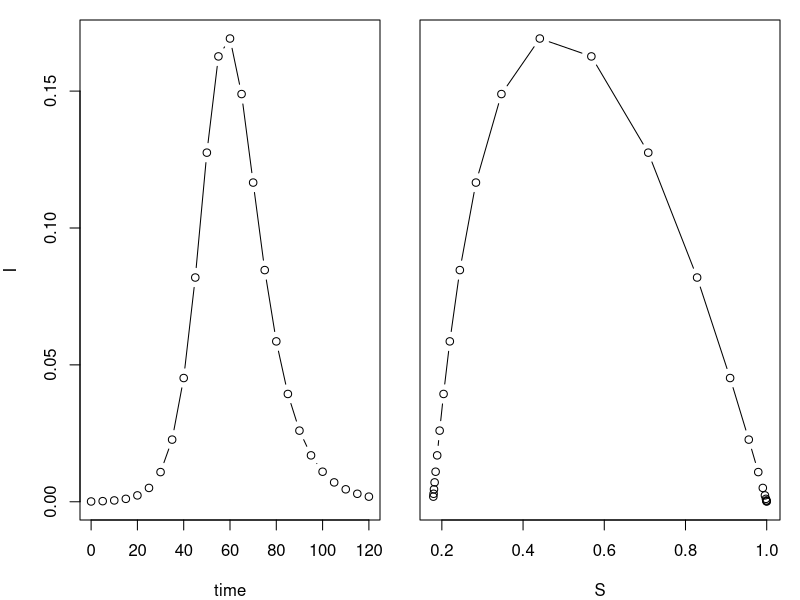
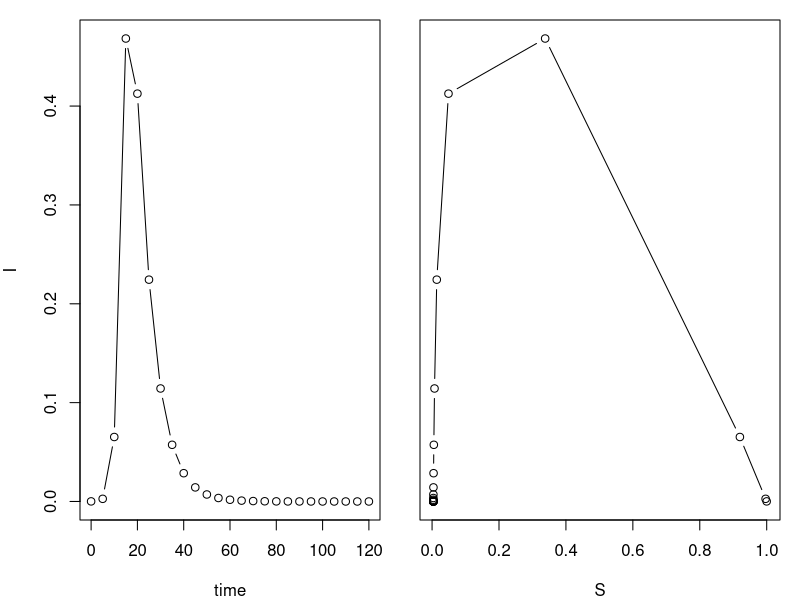
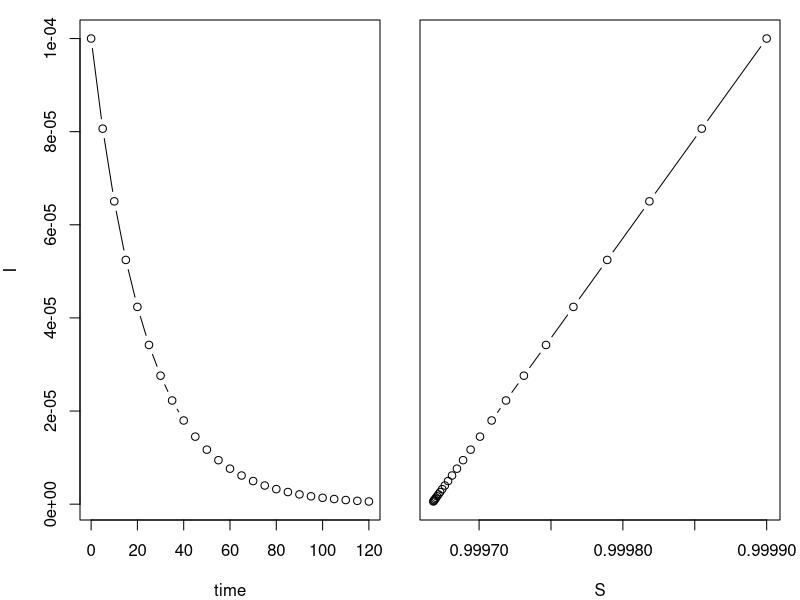
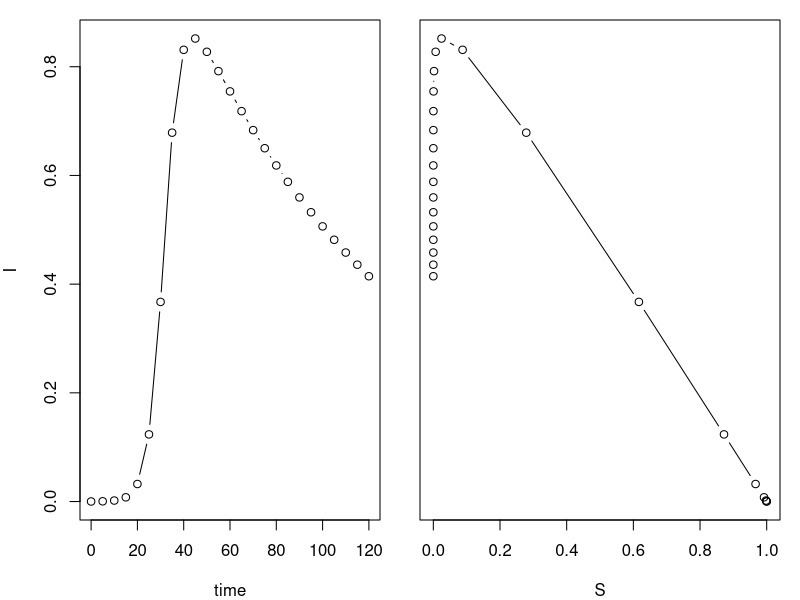
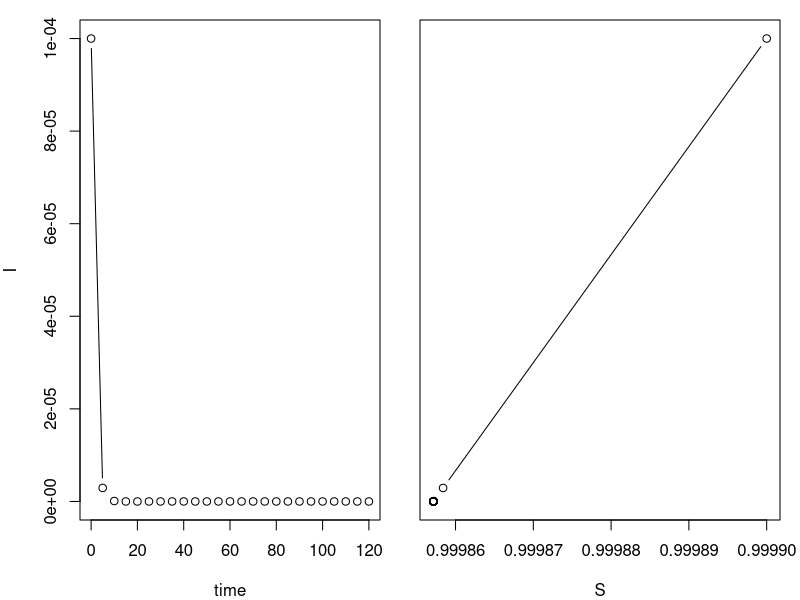
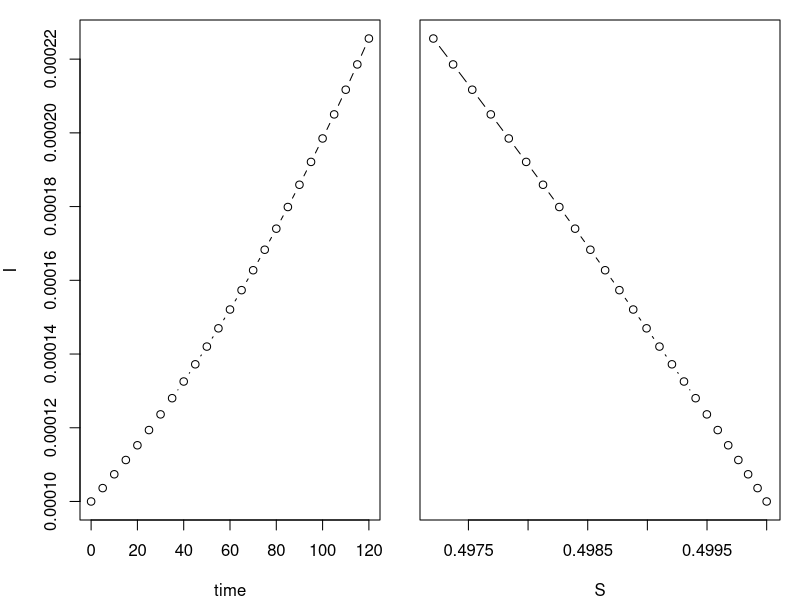
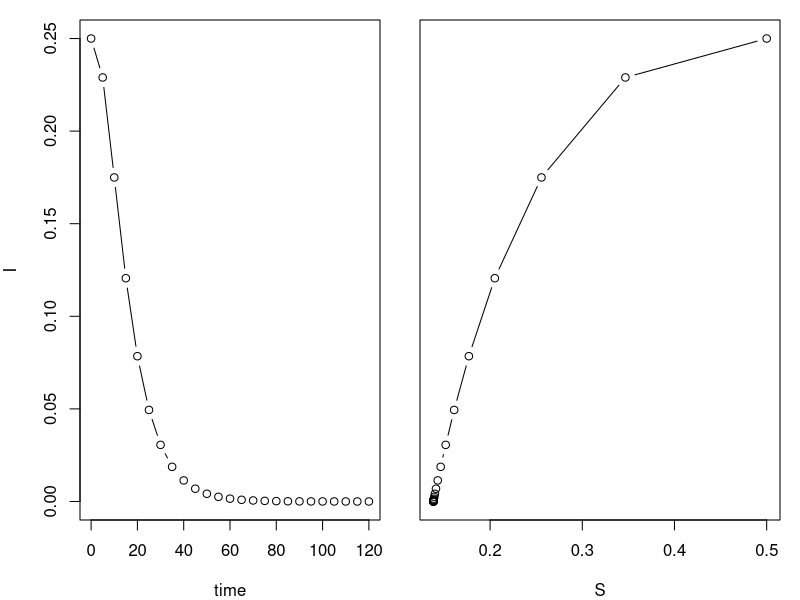
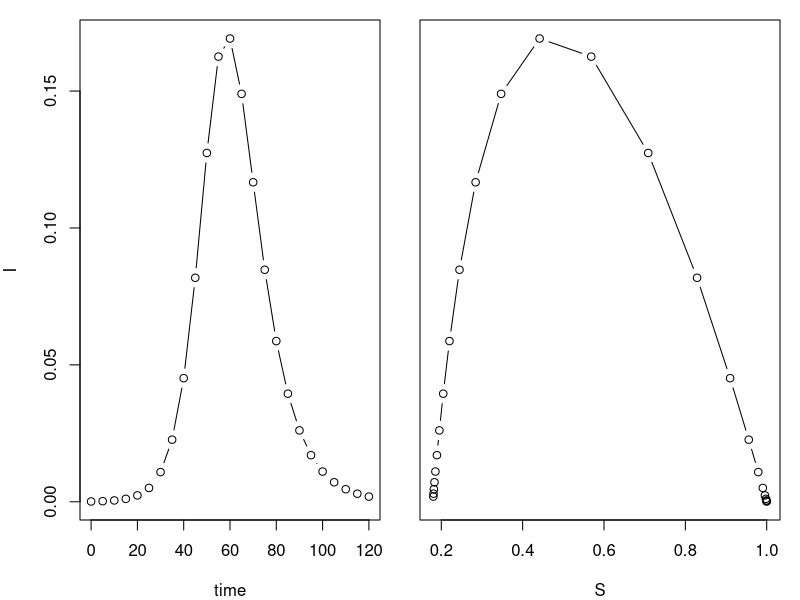

These figures' R source, in order:
#Julia Frederick
#15MAY2019
#ECOL 8540 - Day 3 Part 2
#Modeling Infectious Diseases

### R code from vignette source 'deterministic-models.rnw'
### Encoding: UTF-8
install.packages("deSolve")
require(deSolve)
library(deSolve)

sir.model.closed <- function(t,x,params){
  S <- x[1]
  I <- x[2]
  R <- x[3]
  with(
    as.list(params), 
    {
      dS <- -beta*S*I
      dI <- beta*S*I-gamma*I
      dR <- gamma*I
      dx <- c(dS,dI,dR)
      list(dx)})}

times <- seq(0,120,by=5)
params <- c(beta=0.3, gamma=1/7)
xstart <- c(S=9999/10000,I=1/10000,R=0)


out <- as.data.frame(ode(xstart, times, sir.model.closed, params))

op <- par(fig=c(0,0.5,0,1),mar=c(4,4,1,1))
plot(I~time, data=out, type='b')
par(fig=c(0.5,1,0,1),mar=c(4,1,1,1), new=T)
plot(I~S, data=out, type='b',yaxt='n', xlab='S')
par(op)

####Exercise 1 - Dynamics of the system for diff beta and gamma
#with increasing beta the infection over time occurs quicker and dies out faster
params <- c(beta=0.8, gamma=1/7)
out <- as.data.frame(ode(xstart, times, sir.model.closed, params))
op <- par(fig=c(0,0.5,0,1),mar=c(4,4,1,1))
plot(I~time, data=out, type='b')
par(fig=c(0.5,1,0,1),mar=c(4,1,1,1), new=T)
plot(I~S, data=out, type='b',yaxt='n', xlab='S')
par(op)
#with decreasing beta the infection over time is slower to establish, if it does
params <- c(beta=0.1, gamma=1/7)
out <- as.data.frame(ode(xstart, times, sir.model.closed, params))
op <- par(fig=c(0,0.5,0,1),mar=c(4,4,1,1))
plot(I~time, data=out, type='b')
par(fig=c(0.5,1,0,1),mar=c(4,1,1,1), new=T)
plot(I~S, data=out, type='b',yaxt='n', xlab='S')
par(op)
#with decreasing gamma the infection has a slower recovery phase
params <- c(beta=0.3, gamma=1/100)
out <- as.data.frame(ode(xstart, times, sir.model.closed, params))
op <- par(fig=c(0,0.5,0,1),mar=c(4,4,1,1))
plot(I~time, data=out, type='b')
par(fig=c(0.5,1,0,1),mar=c(4,1,1,1), new=T)
plot(I~S, data=out, type='b',yaxt='n', xlab='S')
par(op)
#with increasing gamma the infection has a quicker recovery phase
params <- c(beta=0.3, gamma=1/1)
out <- as.data.frame(ode(xstart, times, sir.model.closed, params))
op <- par(fig=c(0,0.5,0,1),mar=c(4,4,1,1))
plot(I~time, data=out, type='b')
par(fig=c(0.5,1,0,1),mar=c(4,1,1,1), new=T)
plot(I~S, data=out, type='b',yaxt='n', xlab='S')
par(op)

####Exercise 2- dynamics of the system for different initial conditions? Pre-existing immunity?
#Half of the population is immune creates a slow in the system for infection
times <- seq(0,120,by=5)
params <- c(beta=0.3, gamma=1/7)
xstart <- c(S=5000/10000,I=1/10000,R=4999/10000)

out <- as.data.frame(ode(xstart, times, sir.model.closed, params))

op <- par(fig=c(0,0.5,0,1),mar=c(4,4,1,1))
plot(I~time, data=out, type='b')
par(fig=c(0.5,1,0,1),mar=c(4,1,1,1), new=T)
plot(I~S, data=out, type='b',yaxt='n', xlab='S')
par(op)

#If a quarter of the population is infected, another quarter is immune than the infection doesn't
#invade the population
xstart <- c(S=5000/10000,I=2500/10000,R=2500/10000)

out <- as.data.frame(ode(xstart, times, sir.model.closed, params))

op <- par(fig=c(0,0.5,0,1),mar=c(4,4,1,1))
plot(I~time, data=out, type='b')
par(fig=c(0.5,1,0,1),mar=c(4,1,1,1), new=T)
plot(I~S, data=out, type='b',yaxt='n', xlab='S')
par(op)

####Exercise 3 - Modify the codes given to study the dynamics of a demographically open SIR model
#In an open model the infection doesn't die out but goes to epidemic equilibrium 
sir.model.open <- function(t,x,params){
  S <- x[1]
  I <- x[2]
  R <- x[3]
  with(
    as.list(params), 
    {
      dS <- b-beta*S*I-u*S
      dI <- beta*S*I-gamma*I-u*I
      dR <- gamma*I-u*R
      dx <- c(dS,dI,dR)
      list(dx)})}

times <- seq(0,120,by=5)
params <- c(beta=0.3, gamma=1/7, b=1/(75*365), u=1/(75*365))
xstart <- c(S=9999/10000,I=1/10000,R=0)


out <- as.data.frame(ode(xstart, times, sir.model.open, params))

op <- par(fig=c(0,0.5,0,1),mar=c(4,4,1,1))
plot(I~time, data=out, type='b')
par(fig=c(0.5,1,0,1),mar=c(4,1,1,1), new=T)
plot(I~S, data=out, type='b',yaxt='n', xlab='S')
par(op)

####Exercise 4 - Modify the code for SEIR model
sir.model.seir <- function(t,x,params){
  S <- x[1]
  E <- x[2]
  I <- x[3]
  R <- x[4]
  with(
    as.list(params), 
    {
      dS <- -beta*S*I
      dE <- beta*S*I-rho*E
      dI <- rho*E-gamma*I
      dR <- gamma*I
      dx <- c(dS,dE,dI,dR)
      list(dx)})}

times <- seq(0,120,by=5)
params <- c(beta=0.3, gamma=1/7, rho=1/2)
xstart <- c(S=9899/10000,E=100/10000,I=1/10000,R=0)


out <- as.data.frame(ode(xstart, times, sir.model.seir, params))

op <- par(fig=c(0,0.5,0,1),mar=c(4,4,1,1))
plot(I~time, data=out, type='b')
par(fig=c(0.5,1,0,1),mar=c(4,1,1,1), new=T)
plot(I~S, data=out, type='b',yaxt='n', xlab='S')
par(op)

#Open SEIR Model
sir.model.seir.open <- function(t,x,params){
  S <- x[1]
  E <- x[2]
  I <- x[3]
  R <- x[4]
  with(
    as.list(params), 
    {
      dS <- b-beta*S*I-u*S
      dE <- beta*S*I-rho*E-u*E
      dI <- rho*E-gamma*I-u*I
      dR <- gamma*I-u*R
      dx <- c(dS,dE,dI,dR)
      list(dx)})}

times <- seq(0,120,by=5)
params <- c(beta=0.3, gamma=1/7, rho=1/2,b=1/(75*365),u=1/(75*365))
xstart <- c(S=9899/10000,E=100/10000,I=1/10000,R=0)


out <- as.data.frame(ode(xstart, times, sir.model.seir.open, params))

op <- par(fig=c(0,0.5,0,1),mar=c(4,4,1,1))
plot(I~time, data=out, type='b')
par(fig=c(0.5,1,0,1),mar=c(4,1,1,1), new=T)
plot(I~S, data=out, type='b',yaxt='n', xlab='S')
par(op)

############################################################################################
#########################################Notes##############################################
############################################################################################

#Boundary value problems
  ##want to start with a condition on the state variables(the initial conditions) and inquire
  #about the future values of the state variables as the system evolves over its trajectory
    ##What have changed from initial to "end" point
  ##Phase portrait - time is complicit, and the variable moves in order?
#Numerical integration
  ##typically not analytically tractable (can't use pencil and paper to calculate this)
  ##approximation to obtain an approximate solution by solving a sequence of (tractable) linear
  #approximations at smalled and smaller step sizes until a specified tolerance is achieved
#Numerical solution of ODEs in R - Lawrence Livermore National Laboratory
  #ordinary differential equations (including delay differential eqs) - #deSolve# package
    #Function #ode# automatically selects the optimal solving algorithm based on numerical performance

  
